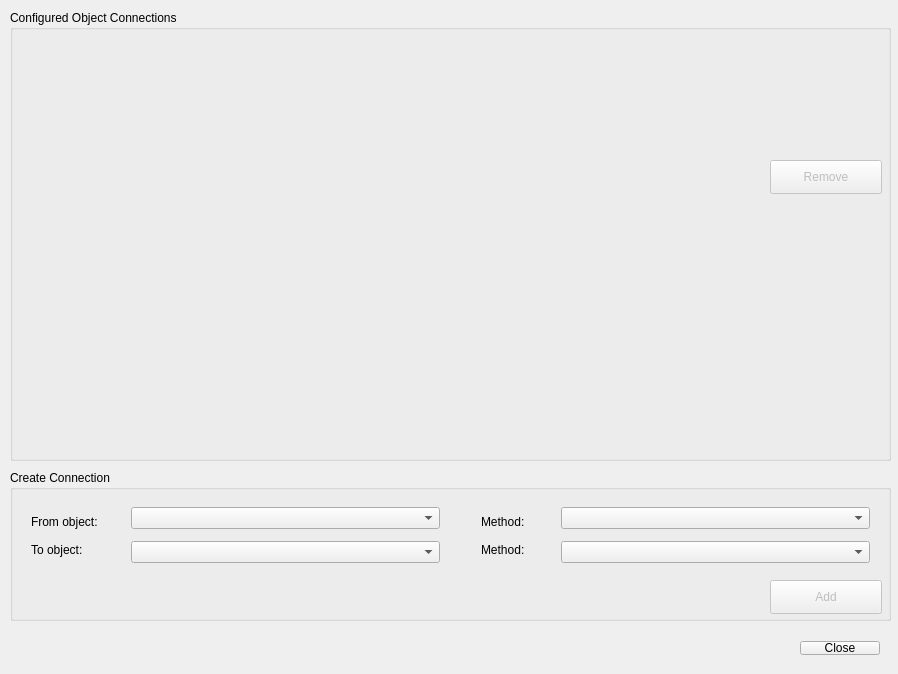
<?xml version="1.0" encoding="UTF-8"?>
<ui version="4.0">
 <class>ObjectConnectionsDialog</class>
 <widget class="QWidget" name="ObjectConnectionsDialog">
  <property name="geometry">
   <rect>
    <x>0</x>
    <y>0</y>
    <width>898</width>
    <height>674</height>
   </rect>
  </property>
  <property name="sizePolicy">
   <sizepolicy hsizetype="Fixed" vsizetype="Fixed">
    <horstretch>0</horstretch>
    <verstretch>0</verstretch>
   </sizepolicy>
  </property>
  <property name="minimumSize">
   <size>
    <width>898</width>
    <height>674</height>
   </size>
  </property>
  <property name="maximumSize">
   <size>
    <width>898</width>
    <height>674</height>
   </size>
  </property>
  <property name="windowTitle">
   <string>ObjectConnectionsDialog</string>
  </property>
  <widget class="QWidget" name="layoutWidget">
   <property name="geometry">
    <rect>
     <x>10</x>
     <y>630</y>
     <width>881</width>
     <height>36</height>
    </rect>
   </property>
   <layout class="QHBoxLayout" name="horizontalLayout">
    <property name="sizeConstraint">
     <enum>QLayout::SetDefaultConstraint</enum>
    </property>
    <item>
     <spacer name="horizontalSpacer">
      <property name="orientation">
       <enum>Qt::Horizontal</enum>
      </property>
      <property name="sizeHint" stdset="0">
       <size>
        <width>40</width>
        <height>20</height>
       </size>
      </property>
     </spacer>
    </item>
    <item>
     <widget class="QPushButton" name="pbClose">
      <property name="text">
       <string>Close</string>
      </property>
     </widget>
    </item>
   </layout>
  </widget>
  <widget class="QGroupBox" name="groupBox_2">
   <property name="geometry">
    <rect>
     <x>10</x>
     <y>10</y>
     <width>881</width>
     <height>451</height>
    </rect>
   </property>
   <property name="title">
    <string>Configured Object Connections</string>
   </property>
   <widget class="QPushButton" name="pbRemove">
    <property name="enabled">
     <bool>false</bool>
    </property>
    <property name="geometry">
     <rect>
      <x>760</x>
      <y>150</y>
      <width>112</width>
      <height>34</height>
     </rect>
    </property>
    <property name="text">
     <string>Remove</string>
    </property>
   </widget>
   <widget class="QWidget" name="horizontalLayoutWidget">
    <property name="geometry">
     <rect>
      <x>10</x>
      <y>30</y>
      <width>741</width>
      <height>161</height>
     </rect>
    </property>
    <layout class="QHBoxLayout" name="layCurrentConnections"/>
   </widget>
   <widget class="QWidget" name="horizontalLayoutWidget_2">
    <property name="geometry">
     <rect>
      <x>0</x>
      <y>200</y>
      <width>761</width>
      <height>251</height>
     </rect>
    </property>
    <layout class="QHBoxLayout" name="layConnectionWidget"/>
   </widget>
  </widget>
  <widget class="QGroupBox" name="groupBox">
   <property name="geometry">
    <rect>
     <x>10</x>
     <y>470</y>
     <width>881</width>
     <height>151</height>
    </rect>
   </property>
   <property name="title">
    <string>Create Connection</string>
   </property>
   <widget class="QPushButton" name="pbAdd">
    <property name="enabled">
     <bool>false</bool>
    </property>
    <property name="geometry">
     <rect>
      <x>760</x>
      <y>110</y>
      <width>112</width>
      <height>34</height>
     </rect>
    </property>
    <property name="text">
     <string>Add</string>
    </property>
   </widget>
   <widget class="QWidget" name="">
    <property name="geometry">
     <rect>
      <x>10</x>
      <y>30</y>
      <width>93</width>
      <height>71</height>
     </rect>
    </property>
    <layout class="QVBoxLayout" name="verticalLayout">
     <item>
      <widget class="QLabel" name="label_3">
       <property name="text">
        <string>From object:</string>
       </property>
      </widget>
     </item>
     <item>
      <widget class="QLabel" name="label_5">
       <property name="text">
        <string>To object:</string>
       </property>
      </widget>
     </item>
    </layout>
   </widget>
   <widget class="QWidget" name="">
    <property name="geometry">
     <rect>
      <x>460</x>
      <y>30</y>
      <width>81</width>
      <height>71</height>
     </rect>
    </property>
    <layout class="QVBoxLayout" name="verticalLayout_2">
     <item>
      <widget class="QLabel" name="label_4">
       <property name="text">
        <string>Method:</string>
       </property>
      </widget>
     </item>
     <item>
      <widget class="QLabel" name="label_6">
       <property name="text">
        <string>Method:</string>
       </property>
      </widget>
     </item>
    </layout>
   </widget>
   <widget class="QWidget" name="">
    <property name="geometry">
     <rect>
      <x>110</x>
      <y>20</y>
      <width>331</width>
      <height>91</height>
     </rect>
    </property>
    <layout class="QVBoxLayout" name="verticalLayout_3">
     <item>
      <widget class="QComboBox" name="cmbFromObject"/>
     </item>
     <item>
      <widget class="QComboBox" name="cmbToObject"/>
     </item>
    </layout>
   </widget>
   <widget class="QWidget" name="">
    <property name="geometry">
     <rect>
      <x>540</x>
      <y>20</y>
      <width>331</width>
      <height>91</height>
     </rect>
    </property>
    <layout class="QVBoxLayout" name="verticalLayout_4">
     <item>
      <widget class="QComboBox" name="cmbFromMethod"/>
     </item>
     <item>
      <widget class="QComboBox" name="cmbToMethod"/>
     </item>
    </layout>
   </widget>
  </widget>
 </widget>
 <layoutdefault spacing="6" margin="11"/>
 <resources/>
 <connections/>
</ui>
